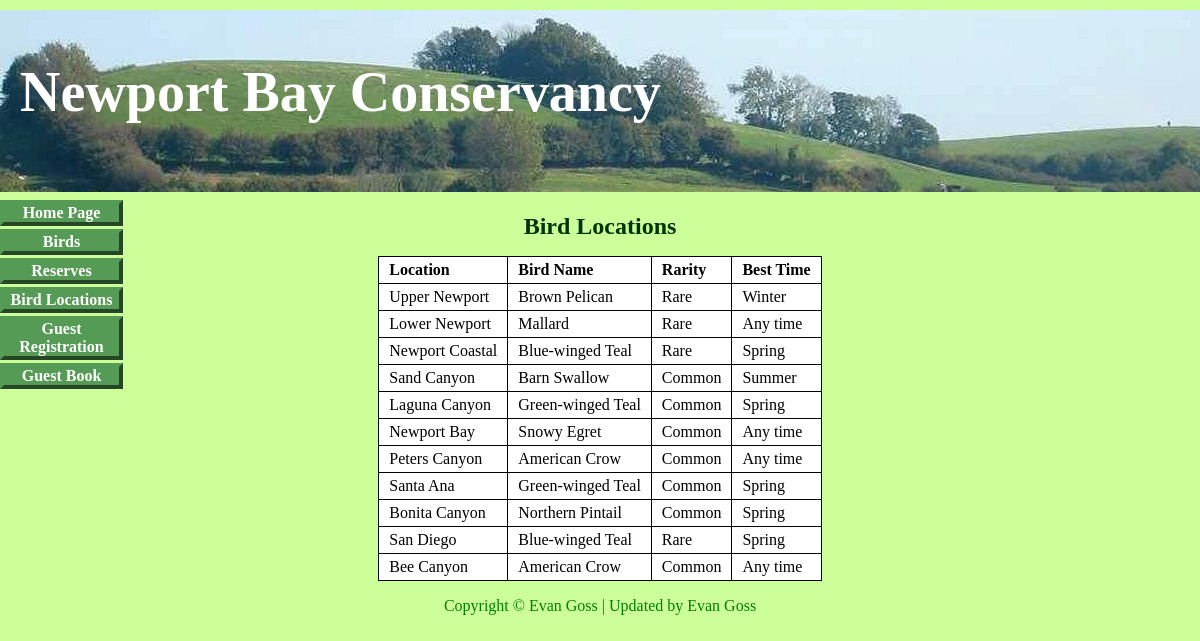
The page /birds/bird-location.php on the database its author committed.
### tables this page shows
CREATE TABLE IF NOT EXISTS `location` (
  `location_id` mediumint(3) unsigned NOT NULL AUTO_INCREMENT,
  `location` tinytext NOT NULL,
  `location_type` tinytext NOT NULL,
  `bird_id` mediumint(4) unsigned NOT NULL,
  PRIMARY KEY (`location_id`),
  KEY `bird_id` (`bird_id`)
);

CREATE TABLE IF NOT EXISTS `birds` (
  `bird_id` mediumint(4) unsigned NOT NULL AUTO_INCREMENT,
  `bird_name` tinytext NOT NULL,
  `rarity` tinytext NOT NULL,
  `best_time` tinytext NOT NULL,
  PRIMARY KEY (`bird_id`)
);

### birds/bird-location.php (the view, shortened to what this page needs)
<!doctype html>
<html lang=en>
<head>
	<link rel="stylesheet" type="text/css" href="birds.css">
</head>
<body>
	<div id="container">
		<?php
			include("includes/header.php");
			include("includes/nav.php");
		?>
		<div id="content">
			<div id="midcol">
				<h2>Bird Locations</h2>
				<p>
					<?php
						require('mysqli_connect.php');
						$q = "SELECT l.location, l.bird_id, b.bird_name, b.rarity, b.best_time FROM location l INNER JOIN birds b ON l.bird_id = b.bird_id";
						$result = @mysqli_query($dbcon, $q);
						if ($result) {
							echo '<table><tr>
								<td align="left"><b>Location</b></td>
								<td align="left"><b>Bird Name</b></td>
								<td align="left"><b>Rarity</b></td>
								<td align="left"><b>Best Time</b></td>
							</tr>';
							while ($row = mysqli_fetch_array($result, MYSQLI_ASSOC)) {
								echo '<tr>
									<td align="left">' . $row['location'] . '</td>
									<td align="left">' . $row['bird_name'] . '</td>
									<td align="left">' . $row['rarity'] . '</td>
									<td align="left">' . $row['best_time'] . '</td>
								</tr>';
							}
							echo '</table>';
						} else {
							echo '<p class="error">The current locations could not be retrieved. We apologize for any inconvenience.</p>';
							echo '<p>' . mysqli_error($dbcon) . '<br>Query: ' . $q . '</p>';
							}
					?>
				</p>
			</div>
	    </div>
	</div>
	<div id="footer">
		<footer>
			<?php
				include("includes/footer.php");
			?>
	</footer>
</body>
</html>

### birds/includes/header.php
<div id="header">
	<h1>Newport Bay Conservancy</h1>
</div>

### birds/includes/nav.php
<div id="nav">
	<ul>
		<li><a href="index.php" title="Return to Home Page">Home Page</a></li>
		<li><a href="birds.php" title="Birds">Birds</a></li>
		<li><a href="reserves.php" title="Reserves">Reserves</a></li>
		<li><a href="bird-location.php" title="Bird Locations">Bird Locations</a></li>
		<li><a href="guest-register.php" title="Guest Registration">Guest Registration</a></li>
		<li><a href="registered-guests.php" title="Guest Book">Guest Book</a></li>
	</ul>
</div>

### birds/includes/footer.php
<div id="footer">
	<p>Copyright &copy; Evan Goss | Updated by Evan Goss</p>
</div>

### birds/birds.css (style rules this page uses)
h1 { position:relative; top:50px; font-size:350%; color:white; margin:auto 0 auto 20px; width: 700px; }
h2 { font-size:150%; margin-bottom:0; color:#003300; text-align:center; }
#container { position:relative; min-width:960px; max-width:1200px; margin:auto; text-align:left; }
#header { position:relative; margin:10px auto 0 auto; min-width:960px; max-width:1200px; height:183px; background-image: url('images/header3.jpg'); background-repeat:no-repeat; padding:0; color:white; }
ul { position:absolute; top:388px; right:-265px; color:navy; width:135px; text-align:center; margin:0; height: 22px; }
#nav ul { position:absolute; top:190px; left:-40px; color:navy; width:135px; text-align:center; margin:0; }
#midcol { margin-left:150px; margin-right:150px; }
#footer { text-align:center; }
li { width:115px; list-style-type:none; margin-bottom:3px; text-align: center; }
li a { display:block; width:115px; color:white; font-weight:bold; text-decoration:none; }
li a { background:#559a55; border:4px outset #559a55; }
table { background:white; color:black; border:1px black solid; border-collapse:collapse; margin:auto; }
td, th { border:1px black solid; padding:4px 10px; text-align:left; }

### rows shown on the page
location: location "Upper Newport", bird.bird_name "Brown Pelican", bird.rarity "Rare", bird.best_time "Winter"
location: location "Lower Newport", bird.bird_name "Mallard", bird.rarity "Rare", bird.best_time "Any time"
location: location "Newport Coastal", bird.bird_name "Blue-winged Teal", bird.rarity "Rare", bird.best_time "Spring"
location: location "Sand Canyon", bird.bird_name "Barn Swallow", bird.rarity "Common", bird.best_time "Summer"
location: location "Laguna Canyon", bird.bird_name "Green-winged Teal", bird.rarity "Common", bird.best_time "Spring"
location: location "Newport Bay", bird.bird_name "Snowy Egret", bird.rarity "Common", bird.best_time "Any time"
location: location "Peters Canyon", bird.bird_name "American Crow", bird.rarity "Common", bird.best_time "Any time"
location: location "Santa Ana", bird.bird_name "Green-winged Teal", bird.rarity "Common", bird.best_time "Spring"
location: location "Bonita Canyon", bird.bird_name "Northern Pintail", bird.rarity "Common", bird.best_time "Spring"
location: location "San Diego", bird.bird_name "Blue-winged Teal", bird.rarity "Rare", bird.best_time "Spring"
location: location "Bee Canyon", bird.bird_name "American Crow", bird.rarity "Common", bird.best_time "Any time"
